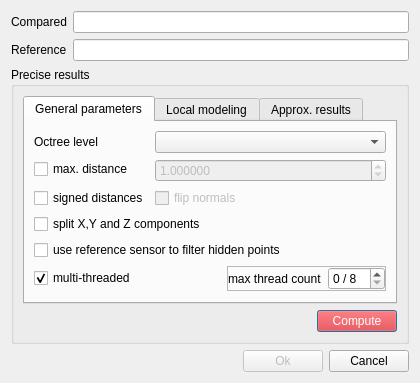
<?xml version="1.0" encoding="UTF-8"?>
<ui version="4.0">
 <class>ComparisonDialog</class>
 <widget class="QDialog" name="ComparisonDialog">
  <property name="geometry">
   <rect>
    <x>0</x>
    <y>0</y>
    <width>420</width>
    <height>380</height>
   </rect>
  </property>
  <property name="windowTitle">
   <string>Distance computation</string>
  </property>
  <property name="windowIcon">
   <iconset>
    <normaloff>:/CC/Old/images/old_cc/old_cc.gif</normaloff>:/CC/Old/images/old_cc/old_cc.gif</iconset>
  </property>
  <layout class="QVBoxLayout" name="verticalLayout_5">
   <item>
    <layout class="QHBoxLayout">
     <item>
      <widget class="QLabel" name="label">
       <property name="text">
        <string>Compared</string>
       </property>
      </widget>
     </item>
     <item>
      <widget class="QLineEdit" name="compName">
       <property name="readOnly">
        <bool>true</bool>
       </property>
      </widget>
     </item>
    </layout>
   </item>
   <item>
    <layout class="QHBoxLayout">
     <item>
      <widget class="QLabel" name="label_2">
       <property name="text">
        <string>Reference</string>
       </property>
      </widget>
     </item>
     <item>
      <widget class="QLineEdit" name="refName">
       <property name="readOnly">
        <bool>true</bool>
       </property>
      </widget>
     </item>
    </layout>
   </item>
   <item>
    <widget class="QGroupBox" name="preciseGroupBox">
     <property name="title">
      <string>Precise results</string>
     </property>
     <layout class="QVBoxLayout" name="verticalLayout_6">
      <item>
       <widget class="QTabWidget" name="preciseResultsTabWidget">
        <property name="currentIndex">
         <number>0</number>
        </property>
        <widget class="QWidget" name="generalParamsTab">
         <attribute name="title">
          <string>General parameters</string>
         </attribute>
         <layout class="QVBoxLayout" name="verticalLayout_7">
          <item>
           <layout class="QFormLayout" name="formLayout">
            <item row="0" column="0">
             <widget class="QLabel" name="label_5">
              <property name="toolTip">
               <string>Level of subdivision used for computing the distances</string>
              </property>
              <property name="text">
               <string>Octree level</string>
              </property>
             </widget>
            </item>
            <item row="0" column="1">
             <widget class="QComboBox" name="octreeLevelComboBox"/>
            </item>
            <item row="1" column="0">
             <widget class="QCheckBox" name="maxDistCheckBox">
              <property name="toolTip">
               <string>Acceleration: distances above this limit won't be computed accurately</string>
              </property>
              <property name="text">
               <string>max. distance</string>
              </property>
             </widget>
            </item>
            <item row="1" column="1">
             <widget class="QDoubleSpinBox" name="maxSearchDistSpinBox">
              <property name="enabled">
               <bool>false</bool>
              </property>
              <property name="toolTip">
               <string>Acceleration: distances above this limit won't be computed accurately</string>
              </property>
              <property name="decimals">
               <number>6</number>
              </property>
              <property name="maximum">
               <double>1000000000.000000000000000</double>
              </property>
              <property name="value">
               <double>1.000000000000000</double>
              </property>
             </widget>
            </item>
            <item row="2" column="0">
             <widget class="QCheckBox" name="signedDistCheckBox">
              <property name="toolTip">
               <string>compute signed distances (slower)</string>
              </property>
              <property name="statusTip">
               <string>compute signed distances (slower)</string>
              </property>
              <property name="text">
               <string>signed distances</string>
              </property>
             </widget>
            </item>
            <item row="2" column="1">
             <widget class="QCheckBox" name="flipNormalsCheckBox">
              <property name="enabled">
               <bool>false</bool>
              </property>
              <property name="text">
               <string>flip normals</string>
              </property>
             </widget>
            </item>
           </layout>
          </item>
          <item>
           <widget class="QCheckBox" name="split3DCheckBox">
            <property name="toolTip">
             <string>Generate 3 supplementary scalar fields with distances along each dimension</string>
            </property>
            <property name="statusTip">
             <string>Generate 3 supplementary scalar fields with distances along each dimension</string>
            </property>
            <property name="text">
             <string>split X,Y and Z components</string>
            </property>
           </widget>
          </item>
          <item>
           <widget class="QCheckBox" name="filterVisibilityCheckBox">
            <property name="toolTip">
             <string>Use the sensor associated to the reference cloud to ignore the points in the compared cloud
that could not have been seen (hidden/out of range/out of field of view).</string>
            </property>
            <property name="text">
             <string>use reference sensor to filter hidden points</string>
            </property>
           </widget>
          </item>
          <item>
           <layout class="QHBoxLayout" name="horizontalLayout">
            <item>
             <widget class="QCheckBox" name="multiThreadedCheckBox">
              <property name="text">
               <string>multi-threaded</string>
              </property>
              <property name="checked">
               <bool>true</bool>
              </property>
             </widget>
            </item>
            <item>
             <spacer name="horizontalSpacer">
              <property name="orientation">
               <enum>Qt::Horizontal</enum>
              </property>
              <property name="sizeHint" stdset="0">
               <size>
                <width>40</width>
                <height>20</height>
               </size>
              </property>
             </spacer>
            </item>
            <item>
             <widget class="QFrame" name="threadCountFrame">
              <property name="frameShape">
               <enum>QFrame::StyledPanel</enum>
              </property>
              <property name="frameShadow">
               <enum>QFrame::Raised</enum>
              </property>
              <layout class="QHBoxLayout" name="horizontalLayout_8">
               <property name="leftMargin">
                <number>0</number>
               </property>
               <property name="topMargin">
                <number>0</number>
               </property>
               <property name="rightMargin">
                <number>0</number>
               </property>
               <property name="bottomMargin">
                <number>0</number>
               </property>
               <item>
                <widget class="QLabel" name="label_6">
                 <property name="text">
                  <string>max thread count</string>
                 </property>
                </widget>
               </item>
               <item>
                <widget class="QSpinBox" name="maxThreadCountSpinBox">
                 <property name="toolTip">
                  <string>Maximum number of threads/cores to be used
(CC or your computer might not respond for a while if you use all available cores)</string>
                 </property>
                 <property name="suffix">
                  <string> / 8</string>
                 </property>
                </widget>
               </item>
              </layout>
             </widget>
            </item>
           </layout>
          </item>
          <item>
           <spacer name="verticalSpacer_2">
            <property name="orientation">
             <enum>Qt::Vertical</enum>
            </property>
            <property name="sizeHint" stdset="0">
             <size>
              <width>20</width>
              <height>40</height>
             </size>
            </property>
           </spacer>
          </item>
         </layout>
        </widget>
        <widget class="QWidget" name="localModelingTab">
         <attribute name="title">
          <string>Local modeling</string>
         </attribute>
         <layout class="QVBoxLayout" name="verticalLayout_3">
          <item>
           <layout class="QHBoxLayout">
            <item>
             <widget class="QLabel" name="label_3">
              <property name="text">
               <string>Local model</string>
              </property>
             </widget>
            </item>
            <item>
             <widget class="QComboBox" name="localModelComboBox"/>
            </item>
           </layout>
          </item>
          <item>
           <widget class="QFrame" name="localModelParamsFrame">
            <property name="enabled">
             <bool>false</bool>
            </property>
            <layout class="QVBoxLayout" name="verticalLayout_4">
             <property name="leftMargin">
              <number>0</number>
             </property>
             <property name="topMargin">
              <number>0</number>
             </property>
             <property name="rightMargin">
              <number>0</number>
             </property>
             <property name="bottomMargin">
              <number>0</number>
             </property>
             <item>
              <layout class="QHBoxLayout" name="horizontalLayout_2">
               <item>
                <layout class="QVBoxLayout" name="verticalLayout_2">
                 <item>
                  <widget class="QRadioButton" name="lmKNNRadioButton">
                   <property name="text">
                    <string>Points (kNN)</string>
                   </property>
                   <property name="checked">
                    <bool>true</bool>
                   </property>
                  </widget>
                 </item>
                 <item>
                  <widget class="QSpinBox" name="lmKNNSpinBox">
                   <property name="minimum">
                    <number>3</number>
                   </property>
                   <property name="value">
                    <number>6</number>
                   </property>
                  </widget>
                 </item>
                </layout>
               </item>
               <item>
                <layout class="QVBoxLayout" name="verticalLayout">
                 <item>
                  <widget class="QRadioButton" name="lmRadiusRadioButton">
                   <property name="text">
                    <string>Radius (Sphere)</string>
                   </property>
                  </widget>
                 </item>
                 <item>
                  <widget class="QDoubleSpinBox" name="lmRadiusDoubleSpinBox">
                   <property name="enabled">
                    <bool>false</bool>
                   </property>
                   <property name="decimals">
                    <number>6</number>
                   </property>
                   <property name="maximum">
                    <double>1000000000.000000000000000</double>
                   </property>
                  </widget>
                 </item>
                </layout>
               </item>
              </layout>
             </item>
             <item>
              <widget class="QCheckBox" name="lmOptimizeCheckBox">
               <property name="toolTip">
                <string>faster but more ... approximate</string>
               </property>
               <property name="text">
                <string>use the same model for nearby points</string>
               </property>
              </widget>
             </item>
            </layout>
           </widget>
          </item>
          <item>
           <spacer name="verticalSpacer">
            <property name="orientation">
             <enum>Qt::Vertical</enum>
            </property>
            <property name="sizeHint" stdset="0">
             <size>
              <width>20</width>
              <height>40</height>
             </size>
            </property>
           </spacer>
          </item>
         </layout>
        </widget>
        <widget class="QWidget" name="approxTab">
         <attribute name="title">
          <string>Approx. results</string>
         </attribute>
         <layout class="QVBoxLayout" name="verticalLayout_9">
          <item>
           <widget class="QFrame" name="approxResultsInnerFrame">
            <property name="sizePolicy">
             <sizepolicy hsizetype="Preferred" vsizetype="Maximum">
              <horstretch>0</horstretch>
              <verstretch>0</verstretch>
             </sizepolicy>
            </property>
            <property name="frameShape">
             <enum>QFrame::StyledPanel</enum>
            </property>
            <property name="frameShadow">
             <enum>QFrame::Raised</enum>
            </property>
            <layout class="QVBoxLayout" name="verticalLayout_8">
             <property name="leftMargin">
              <number>0</number>
             </property>
             <property name="topMargin">
              <number>0</number>
             </property>
             <property name="rightMargin">
              <number>0</number>
             </property>
             <property name="bottomMargin">
              <number>0</number>
             </property>
             <item>
              <widget class="QLabel" name="label_4">
               <property name="styleSheet">
                <string notr="true">color: red;</string>
               </property>
               <property name="text">
                <string>Warning: approximate results are only provided
to help you set the general parameters</string>
               </property>
               <property name="alignment">
                <set>Qt::AlignCenter</set>
               </property>
              </widget>
             </item>
             <item>
              <widget class="QTableWidget" name="approxStats">
               <property name="maximumSize">
                <size>
                 <width>16777215</width>
                 <height>150</height>
                </size>
               </property>
              </widget>
             </item>
             <item>
              <layout class="QHBoxLayout">
               <item>
                <spacer>
                 <property name="orientation">
                  <enum>Qt::Horizontal</enum>
                 </property>
                 <property name="sizeHint" stdset="0">
                  <size>
                   <width>40</width>
                   <height>20</height>
                  </size>
                 </property>
                </spacer>
               </item>
               <item>
                <widget class="QToolButton" name="histoButton">
                 <property name="text">
                  <string>...</string>
                 </property>
                 <property name="icon">
                  <iconset>
                   <normaloff>:/CC/images/ccHistogram.png</normaloff>:/CC/images/ccHistogram.png</iconset>
                 </property>
                </widget>
               </item>
              </layout>
             </item>
            </layout>
           </widget>
          </item>
         </layout>
        </widget>
       </widget>
      </item>
      <item>
       <layout class="QHBoxLayout">
        <item>
         <spacer>
          <property name="orientation">
           <enum>Qt::Horizontal</enum>
          </property>
          <property name="sizeHint" stdset="0">
           <size>
            <width>40</width>
            <height>20</height>
           </size>
          </property>
         </spacer>
        </item>
        <item>
         <widget class="QPushButton" name="computeButton">
          <property name="styleSheet">
           <string notr="true">background-color:red; color: white;</string>
          </property>
          <property name="text">
           <string>Compute</string>
          </property>
         </widget>
        </item>
       </layout>
      </item>
     </layout>
    </widget>
   </item>
   <item>
    <layout class="QHBoxLayout">
     <item>
      <spacer>
       <property name="orientation">
        <enum>Qt::Horizontal</enum>
       </property>
       <property name="sizeHint" stdset="0">
        <size>
         <width>40</width>
         <height>20</height>
        </size>
       </property>
      </spacer>
     </item>
     <item>
      <widget class="QPushButton" name="okButton">
       <property name="enabled">
        <bool>false</bool>
       </property>
       <property name="text">
        <string>Ok</string>
       </property>
      </widget>
     </item>
     <item>
      <widget class="QPushButton" name="cancelButton">
       <property name="text">
        <string>Cancel</string>
       </property>
      </widget>
     </item>
    </layout>
   </item>
  </layout>
 </widget>
 <resources/>
 <connections>
  <connection>
   <sender>maxDistCheckBox</sender>
   <signal>toggled(bool)</signal>
   <receiver>maxSearchDistSpinBox</receiver>
   <slot>setEnabled(bool)</slot>
   <hints>
    <hint type="sourcelabel">
     <x>83</x>
     <y>324</y>
    </hint>
    <hint type="destinationlabel">
     <x>215</x>
     <y>324</y>
    </hint>
   </hints>
  </connection>
  <connection>
   <sender>lmKNNRadioButton</sender>
   <signal>toggled(bool)</signal>
   <receiver>lmKNNSpinBox</receiver>
   <slot>setEnabled(bool)</slot>
   <hints>
    <hint type="sourcelabel">
     <x>100</x>
     <y>405</y>
    </hint>
    <hint type="destinationlabel">
     <x>100</x>
     <y>429</y>
    </hint>
   </hints>
  </connection>
  <connection>
   <sender>lmKNNRadioButton</sender>
   <signal>toggled(bool)</signal>
   <receiver>lmRadiusDoubleSpinBox</receiver>
   <slot>setDisabled(bool)</slot>
   <hints>
    <hint type="sourcelabel">
     <x>100</x>
     <y>405</y>
    </hint>
    <hint type="destinationlabel">
     <x>246</x>
     <y>429</y>
    </hint>
   </hints>
  </connection>
  <connection>
   <sender>signedDistCheckBox</sender>
   <signal>toggled(bool)</signal>
   <receiver>flipNormalsCheckBox</receiver>
   <slot>setEnabled(bool)</slot>
   <hints>
    <hint type="sourcelabel">
     <x>81</x>
     <y>180</y>
    </hint>
    <hint type="destinationlabel">
     <x>262</x>
     <y>180</y>
    </hint>
   </hints>
  </connection>
  <connection>
   <sender>multiThreadedCheckBox</sender>
   <signal>toggled(bool)</signal>
   <receiver>threadCountFrame</receiver>
   <slot>setEnabled(bool)</slot>
   <hints>
    <hint type="sourcelabel">
     <x>77</x>
     <y>253</y>
    </hint>
    <hint type="destinationlabel">
     <x>313</x>
     <y>253</y>
    </hint>
   </hints>
  </connection>
 </connections>
</ui>
